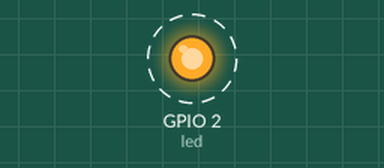
This program was run on a simulated ESP32 board running MicroPython. Shown: output pins drawn as LEDs (lit = HIGH). Dashed ring = blinking. What the program prints to the serial console is not drawn.

Above: at 0.5 s.
Timing chart, 0 to 4.6 s (numbered marks = the images above):
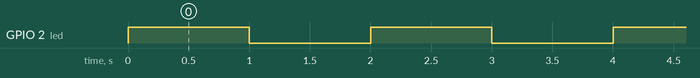

Measured:
- by itself, GPIO 2 (led): alternates HIGH for 1.0 s and LOW for 1.0 s

The program:

main_v2.py
```python
# main_v2.py
import time
from machine import Pin

led = Pin(2, Pin.OUT)

print("Iniciando main.py v2 (ACTUALIZADO)")

while True:
    print("hola nairo v2 - OTA OK")
    led.value(1)
    time.sleep(1)
    print("hola nairo v2 - OTA OK")
    led.value(0)
    time.sleep(1)
```
